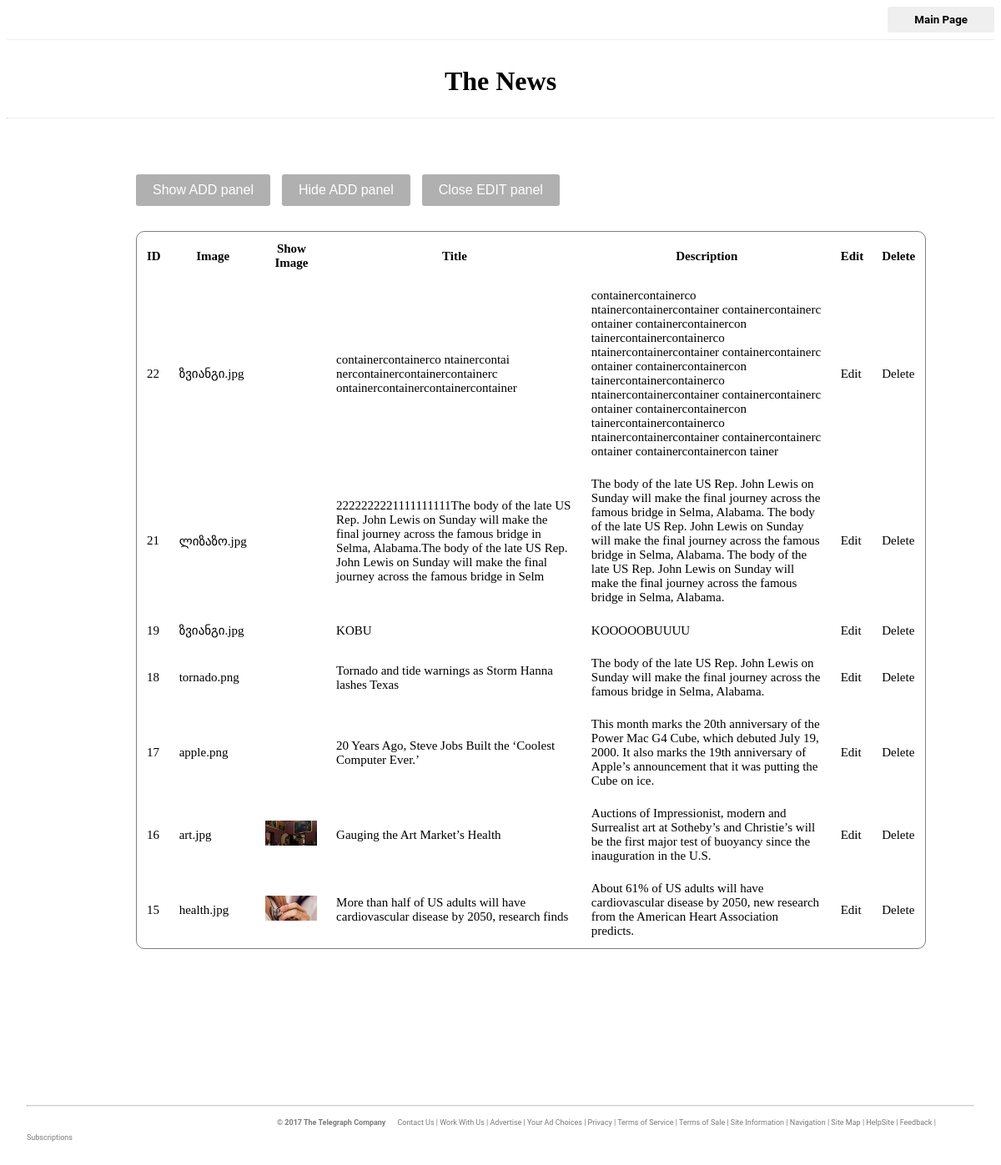
/admin/admin.php, run on the app's committed database.
### tables this page shows
CREATE TABLE `news` (
  `id` int(4) NOT NULL,
  `img` varchar(250) NOT NULL,
  `title` varchar(250) NOT NULL,
  `description` text NOT NULL,
  `fullStory` text DEFAULT NULL
);

### admin/crud/getalldata.php (the view, shortened to what this page needs)
<?php
    $query_news = "SELECT * FROM news ORDER BY id DESC";
    $result_news = mysqli_query($conn, $query_news);
?>
<div class="news">
    <form action="" method="get">
        <button ><a href="?addPanel=show">Show ADD panel</a></button>
        <button name="?addPanel=hide">Hide ADD panel </button>
        <button name="main=news&&delete=''">Close EDIT panel</button>
    </form>
    <table class="data" style="font-family:bitter; font-size:15px; border-collapse: separate; border: 1px solid gray; border-radius: 10px;">
        <tr>
            <th>ID</th>
            <th>Image</th>
            <th>Show Image</th>
            <th>Title</th>
            <th>Description</th>
            <th>Edit</th>
            <th>Delete</th>
        </tr>
        <?php
            while($data_news = mysqli_fetch_assoc($result_news)){
        ?>
        <tr>
            <td><?=$data_news["id"]?></td>
            <td><?=$data_news["img"]?></td>
            <td><img src="../pics/<?=$data_news["img"]?>" alt=""></td>
            <td><?=$data_news["title"]?></td>
            <td><?=$data_news["description"]?></td>
            <td><a href="?main=news&&edit=<?=$data_news["id"]?>" style="text-decoration:none; color:black">Edit</a></td>
            <td><a href="?main=news&&delete=<?=$data_news["id"]?>" style="text-decoration:none; color:black">Delete</a></td>
        </tr>
        <?php
            }
        ?>
    </table>
</div>

### admin/admin.php (shortened to what this page needs)
<?php
  include "../conn.php";
?>
<!DOCTYPE html>
<html lang="en">
<head>
    <link rel="stylesheet" href="adminStyles.css">
</head>
<body>
  <div class="buttons">
    <a href="../index.php"><button type="button" class="logout">Main Page</button></a>
  </div>
  <hr class="line">
<div class="header">
  <H1 style="font-family: Bitter; font-weight:bold">The News</H1>
</div>
<hr style="border-top: 1px rgb(106, 105, 105);">
  <br><br><br>
  <?php
    include "crud/getalldata.php"
  ?>
    <div class="footer">
    <hr style="border-top: 1px #CECECE solid">
    <div class="copyright" style="">© 2017 The Telegraph Company </div>
    <div class="right"
      style="color: #7A7A7A; font-size: 9px; font-family: Roboto; font-weight: 400; word-wrap: break-word">Contact Us |
      Work With Us | Advertise | Your Ad Choices | Privacy | Terms of Service | Terms of Sale | Site Information |
      Navigation | Site Map | HelpSite | Feedback | Subscriptions</div>
  </div>
</body>
</html>

### admin/adminStyles.css (style rules this page uses)
.news { width: 80%; margin: auto; }
.data { border-collapse: collapse; }
.data td, .data th { padding: 10px; }
.data img { height: 30px; }
.logout { float: right; flex-wrap: wrap; display: flex; gap: 10px; margin-bottom:8px ; border-radius: 3px; border: none; font-weight: 600; padding: 8px 32px; font-family: Roboto; cursor: pointer; }
.header { display: flex; margin-top: 10px; height: 75px; background-color: white; justify-content: center; align-content: center; }
.line { border-top: 1px rgb(106, 105, 105); border-right: 1px rgb(106, 105, 105); border-left: 1px rgb(106, 105, 105); clear: both; margin-top: 100px; }
.news { display: inline-block; padding: 5px; margin-left: 150px; }
.news button { margin-bottom: 30px; background-color: rgb(176,176,176) ; color: white; border: none; border-radius: 3px; padding: 10px 20px; margin-right: 10px; text-decoration: none; font-size: 16px; cursor: pointer; transition: background-color 0.3s; }
.news button a { color: white; text-decoration: none; }
.footer { flex-direction: row; align-items: center; align-content: center; justify-content: center; padding: 24px; color: white; text-align: left; flex-wrap: wrap; width: auto; margin-top: 150px; }
.footer .copyright { color: #7A7A7A; font-size: 9px; font-family: Roboto; font-weight: 700; word-wrap: break-word; margin-right: 10px; display: inline-block; align-items: center; align-content: center; justify-content: center; margin-left: 300px; }
.footer .right { display: inline; }

### data on the page
news: id "22", img "ზვიანგი.jpg", title "containercontainerco ntainercontai nercontainercontainercontainerc ontainercontainercontainercontainer", description "containercontainerco ntainercontainercontainer containercontainerc ontainer containercontainercon tainercontainercontainerco ntainercontainercontainer containercontainerc ontainer containercontainercon tainercontainercontainerco ntainercontainercontainer containercontainerc ontainer containercontainercon tainercontainercontainerco ntainercontainercontainer containercontainerc ontainer containercontainercon tainer"
news: id "21", img "ლიზაზო.jpg", title "2222222221111111111The body of the late US Rep. John Lewis on Sunday will make the final journey across the famous bridge in Selma, Alabama.The body of the late US Rep. John Lewis on Sunday will make the final journey across the famous bridge in Selm", description "The body of the late US Rep. John Lewis on Sunday will make the final journey across the famous bridge in Selma, Alabama. The body of the late US Rep. John Lewis on Sunday will make the final journey across the famous bridge in Selma, Alabama. The body of the late US Rep. John Lewis on Sunday will make the final journey across the famous bridge in Selma, Alabama."
news: id "19", img "ზვიანგი.jpg", title "KOBU", description "KOOOOOBUUUU"
news: id "18", img "tornado.png", title "Tornado and tide warnings as Storm Hanna lashes Texas", description "The body of the late US Rep. John Lewis on Sunday will make the final journey across the famous bridge in Selma, Alabama."
news: id "17", img "apple.png", title "20 Years Ago, Steve Jobs Built the ‘Coolest Computer Ever.’", description "This month marks the 20th anniversary of the Power Mac G4 Cube, which debuted July 19, 2000. It also marks the 19th anniversary of Apple’s announcement that it was putting the Cube on ice."
news: id "16", img "art.jpg", img (picture), title "Gauging the Art Market’s Health", description "Auctions of Impressionist, modern and Surrealist art at Sotheby’s and Christie’s will be the first major test of buoyancy since the inauguration in the U.S."
news: id "15", img "health.jpg", img (picture), title "More than half of US adults will have cardiovascular disease by 2050, research finds", description "About 61% of US adults will have cardiovascular disease by 2050, new research from the American Heart Association predicts."
